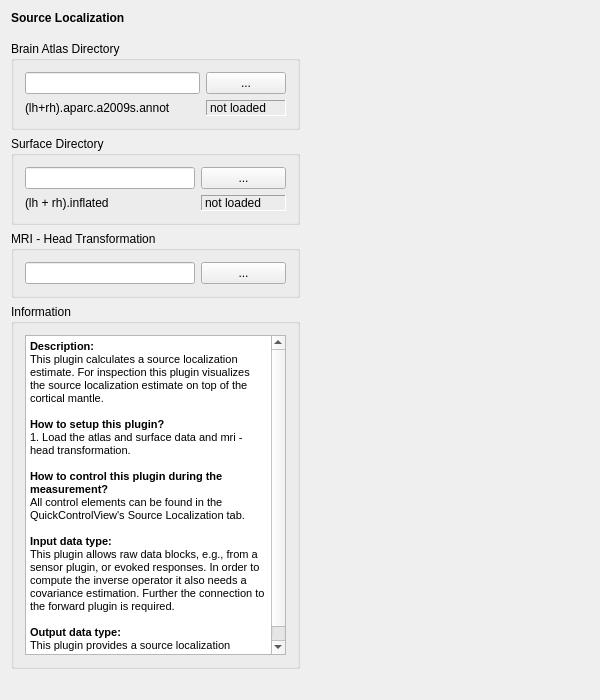
<?xml version="1.0" encoding="UTF-8"?>
<ui version="4.0">
 <class>RtClustMneSetupWidgetClass</class>
 <widget class="QWidget" name="RtClustMneSetupWidgetClass">
  <property name="geometry">
   <rect>
    <x>0</x>
    <y>0</y>
    <width>600</width>
    <height>700</height>
   </rect>
  </property>
  <property name="windowTitle">
   <string>MNESetupWidget</string>
  </property>
  <layout class="QVBoxLayout" name="verticalLayout">
   <item>
    <widget class="QLabel" name="label">
     <property name="font">
      <font>
       <weight>75</weight>
       <bold>true</bold>
      </font>
     </property>
     <property name="text">
      <string>Source Localization</string>
     </property>
    </widget>
   </item>
   <item>
    <spacer name="verticalSpacer">
     <property name="orientation">
      <enum>Qt::Vertical</enum>
     </property>
     <property name="sizeType">
      <enum>QSizePolicy::Maximum</enum>
     </property>
     <property name="sizeHint" stdset="0">
      <size>
       <width>20</width>
       <height>10</height>
      </size>
     </property>
    </spacer>
   </item>
   <item>
    <layout class="QGridLayout" name="m_qGridLayout_main">
     <item row="1" column="0">
      <widget class="QGroupBox" name="m_qGroupBox_SurfaceDir">
       <property name="title">
        <string>Surface Directory</string>
       </property>
       <layout class="QGridLayout" name="m_qGridLayout_SurfaceDir">
        <item row="1" column="0" colspan="2">
         <widget class="QLabel" name="m_qLabel_surface">
          <property name="text">
           <string>(lh + rh).inflated</string>
          </property>
         </widget>
        </item>
        <item row="1" column="2">
         <widget class="QLabel" name="m_qLabel_surfaceStat">
          <property name="frameShape">
           <enum>QFrame::Panel</enum>
          </property>
          <property name="frameShadow">
           <enum>QFrame::Sunken</enum>
          </property>
          <property name="text">
           <string>not loaded</string>
          </property>
         </widget>
        </item>
        <item row="0" column="2">
         <widget class="QPushButton" name="m_qPushButton_SurfaceDirDialog">
          <property name="text">
           <string>...</string>
          </property>
         </widget>
        </item>
        <item row="0" column="0" colspan="2">
         <widget class="QLineEdit" name="m_qLineEdit_SurfaceDirName">
          <property name="minimumSize">
           <size>
            <width>140</width>
            <height>0</height>
           </size>
          </property>
         </widget>
        </item>
       </layout>
      </widget>
     </item>
     <item row="2" column="1">
      <spacer name="horizontalSpacer">
       <property name="orientation">
        <enum>Qt::Horizontal</enum>
       </property>
       <property name="sizeHint" stdset="0">
        <size>
         <width>40</width>
         <height>20</height>
        </size>
       </property>
      </spacer>
     </item>
     <item row="3" column="0">
      <widget class="QGroupBox" name="m_qGroupBox_Information">
       <property name="title">
        <string>Information</string>
       </property>
       <layout class="QGridLayout" name="m_qGridLayout_Information">
        <item row="0" column="0">
         <widget class="QTextBrowser" name="m_qTextBrowser_Information">
          <property name="html">
           <string>&lt;!DOCTYPE HTML PUBLIC &quot;-//W3C//DTD HTML 4.0//EN&quot; &quot;http://www.w3.org/TR/REC-html40/strict.dtd&quot;&gt;
&lt;html&gt;&lt;head&gt;&lt;meta name=&quot;qrichtext&quot; content=&quot;1&quot; /&gt;&lt;style type=&quot;text/css&quot;&gt;
p, li { white-space: pre-wrap; }
&lt;/style&gt;&lt;/head&gt;&lt;body style=&quot; font-family:'MS Shell Dlg 2'; font-size:7.875pt; font-weight:400; font-style:normal;&quot;&gt;
&lt;p style=&quot; margin-top:0px; margin-bottom:0px; margin-left:0px; margin-right:0px; -qt-block-indent:0; text-indent:0px;&quot;&gt;&lt;span style=&quot; font-size:8.25pt; font-weight:600;&quot;&gt;Description:&lt;/span&gt;&lt;/p&gt;
&lt;p style=&quot; margin-top:0px; margin-bottom:0px; margin-left:0px; margin-right:0px; -qt-block-indent:0; text-indent:0px;&quot;&gt;&lt;span style=&quot; font-size:8.25pt;&quot;&gt;This plugin calculates a source localization estimate. For inspection this plugin visualizes the source localization estimate on top of the cortical mantle.&lt;/span&gt;&lt;/p&gt;
&lt;p style=&quot;-qt-paragraph-type:empty; margin-top:0px; margin-bottom:0px; margin-left:0px; margin-right:0px; -qt-block-indent:0; text-indent:0px; font-size:8.25pt;&quot;&gt;&lt;br /&gt;&lt;/p&gt;
&lt;p style=&quot; margin-top:0px; margin-bottom:0px; margin-left:0px; margin-right:0px; -qt-block-indent:0; text-indent:0px;&quot;&gt;&lt;span style=&quot; font-size:8.25pt; font-weight:600;&quot;&gt;How to setup this plugin?&lt;/span&gt;&lt;/p&gt;
&lt;p style=&quot; margin-top:0px; margin-bottom:0px; margin-left:0px; margin-right:0px; -qt-block-indent:0; text-indent:0px;&quot;&gt;&lt;span style=&quot; font-size:8.25pt;&quot;&gt;1. Load the atlas and surface data and mri - head transformation.&lt;/span&gt;&lt;/p&gt;
&lt;p style=&quot;-qt-paragraph-type:empty; margin-top:0px; margin-bottom:0px; margin-left:0px; margin-right:0px; -qt-block-indent:0; text-indent:0px;&quot;&gt;&lt;br /&gt;&lt;/p&gt;
&lt;p style=&quot; margin-top:0px; margin-bottom:0px; margin-left:0px; margin-right:0px; -qt-block-indent:0; text-indent:0px;&quot;&gt;&lt;span style=&quot; font-size:8.25pt; font-weight:600;&quot;&gt;How to control this plugin during the measurement?&lt;/span&gt;&lt;/p&gt;
&lt;p style=&quot; margin-top:0px; margin-bottom:0px; margin-left:0px; margin-right:0px; -qt-block-indent:0; text-indent:0px;&quot;&gt;&lt;span style=&quot; font-size:8.25pt;&quot;&gt;All control elements can be found in the QuickControlView's Source Localization tab.&lt;/span&gt;&lt;/p&gt;
&lt;p style=&quot;-qt-paragraph-type:empty; margin-top:0px; margin-bottom:0px; margin-left:0px; margin-right:0px; -qt-block-indent:0; text-indent:0px; font-size:8.25pt;&quot;&gt;&lt;br /&gt;&lt;/p&gt;
&lt;p style=&quot; margin-top:0px; margin-bottom:0px; margin-left:0px; margin-right:0px; -qt-block-indent:0; text-indent:0px;&quot;&gt;&lt;span style=&quot; font-size:8.25pt; font-weight:600;&quot;&gt;Input data type:&lt;/span&gt;&lt;/p&gt;
&lt;p style=&quot; margin-top:0px; margin-bottom:0px; margin-left:0px; margin-right:0px; -qt-block-indent:0; text-indent:0px;&quot;&gt;&lt;span style=&quot; font-size:8.25pt;&quot;&gt;This plugin allows raw data blocks, e.g., from a sensor plugin, or evoked responses. In order to compute the inverse operator it also needs a covariance estimation. Further the connection to the forward plugin is required.&lt;/span&gt;&lt;/p&gt;
&lt;p style=&quot;-qt-paragraph-type:empty; margin-top:0px; margin-bottom:0px; margin-left:0px; margin-right:0px; -qt-block-indent:0; text-indent:0px; font-size:8.25pt;&quot;&gt;&lt;br /&gt;&lt;/p&gt;
&lt;p style=&quot; margin-top:0px; margin-bottom:0px; margin-left:0px; margin-right:0px; -qt-block-indent:0; text-indent:0px;&quot;&gt;&lt;span style=&quot; font-size:8.25pt; font-weight:600;&quot;&gt;Output data type:&lt;/span&gt;&lt;/p&gt;
&lt;p style=&quot; margin-top:0px; margin-bottom:0px; margin-left:0px; margin-right:0px; -qt-block-indent:0; text-indent:0px;&quot;&gt;&lt;span style=&quot; font-size:8.25pt;&quot;&gt;This plugin provides a source localization estimation.&lt;/span&gt;&lt;/p&gt;&lt;/body&gt;&lt;/html&gt;</string>
          </property>
         </widget>
        </item>
       </layout>
      </widget>
     </item>
     <item row="0" column="0">
      <widget class="QGroupBox" name="m_qGroupBox_AtlasDir">
       <property name="title">
        <string>Brain Atlas Directory</string>
       </property>
       <layout class="QGridLayout" name="m_qGridLayout_AtlasDir">
        <item row="0" column="2">
         <widget class="QPushButton" name="m_qPushButton_AtlasDirDialog">
          <property name="text">
           <string>...</string>
          </property>
         </widget>
        </item>
        <item row="1" column="2">
         <widget class="QLabel" name="m_qLabel_atlasStat">
          <property name="frameShape">
           <enum>QFrame::Panel</enum>
          </property>
          <property name="frameShadow">
           <enum>QFrame::Sunken</enum>
          </property>
          <property name="text">
           <string>not loaded</string>
          </property>
         </widget>
        </item>
        <item row="0" column="0" colspan="2">
         <widget class="QLineEdit" name="m_qLineEdit_AtlasDirName">
          <property name="minimumSize">
           <size>
            <width>140</width>
            <height>0</height>
           </size>
          </property>
         </widget>
        </item>
        <item row="1" column="0">
         <widget class="QLabel" name="m_qLabel_atlas">
          <property name="text">
           <string>(lh+rh).aparc.a2009s.annot</string>
          </property>
         </widget>
        </item>
       </layout>
      </widget>
     </item>
     <item row="2" column="0">
      <widget class="QGroupBox" name="m_qGroupBox_MriHeadTrans">
       <property name="title">
        <string>MRI - Head Transformation</string>
       </property>
       <layout class="QGridLayout" name="m_qGridLayout_SurfaceDir_3">
        <item row="0" column="0" colspan="2">
         <widget class="QLineEdit" name="m_qLineEdit_MriHeadTrans">
          <property name="minimumSize">
           <size>
            <width>140</width>
            <height>0</height>
           </size>
          </property>
         </widget>
        </item>
        <item row="0" column="2">
         <widget class="QPushButton" name="m_qPushButton_MriHeadTrans">
          <property name="text">
           <string>...</string>
          </property>
         </widget>
        </item>
       </layout>
      </widget>
     </item>
    </layout>
   </item>
   <item>
    <spacer name="m_qVerticalSpacer_Headline">
     <property name="orientation">
      <enum>Qt::Vertical</enum>
     </property>
     <property name="sizeType">
      <enum>QSizePolicy::Fixed</enum>
     </property>
     <property name="sizeHint" stdset="0">
      <size>
       <width>20</width>
       <height>20</height>
      </size>
     </property>
    </spacer>
   </item>
  </layout>
 </widget>
 <layoutdefault spacing="6" margin="11"/>
 <resources/>
 <connections/>
</ui>
